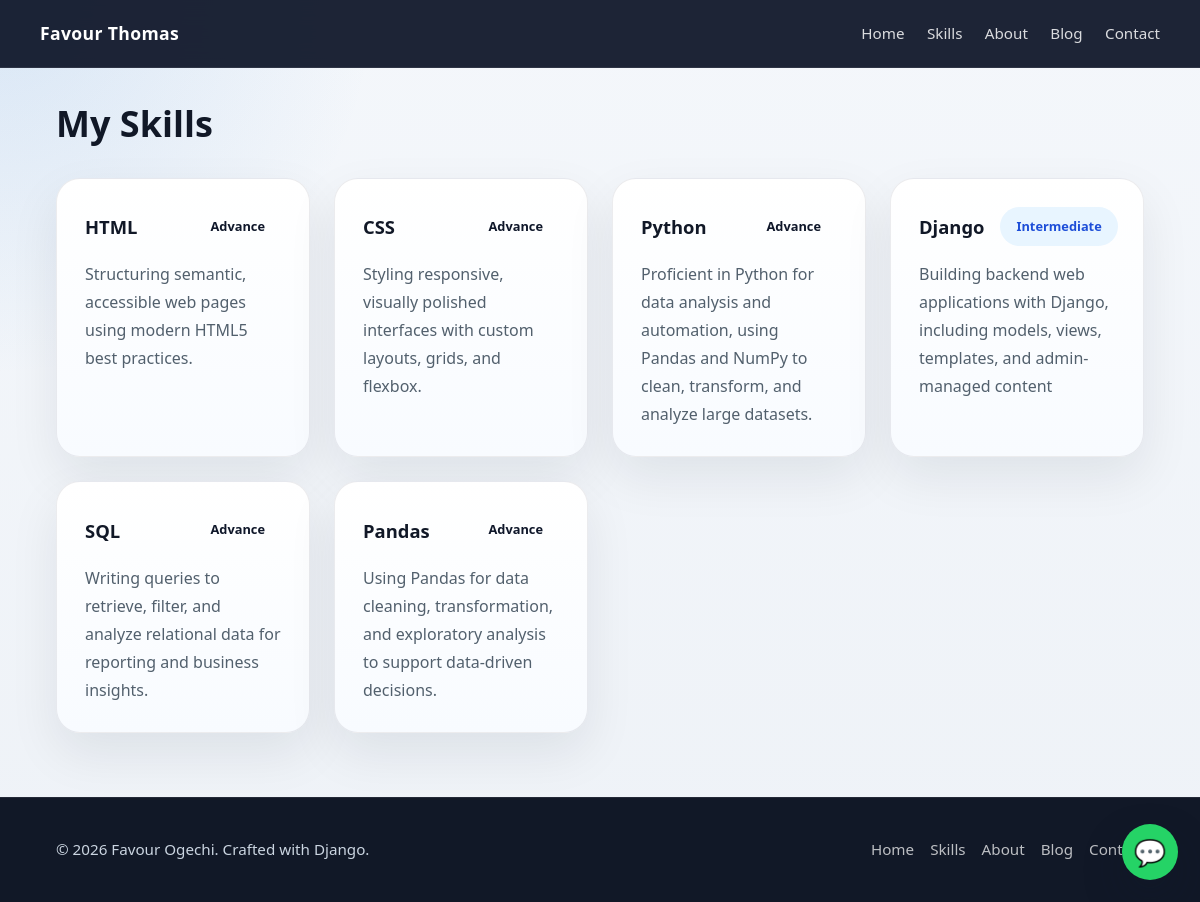
The app's page /skills/, older data.
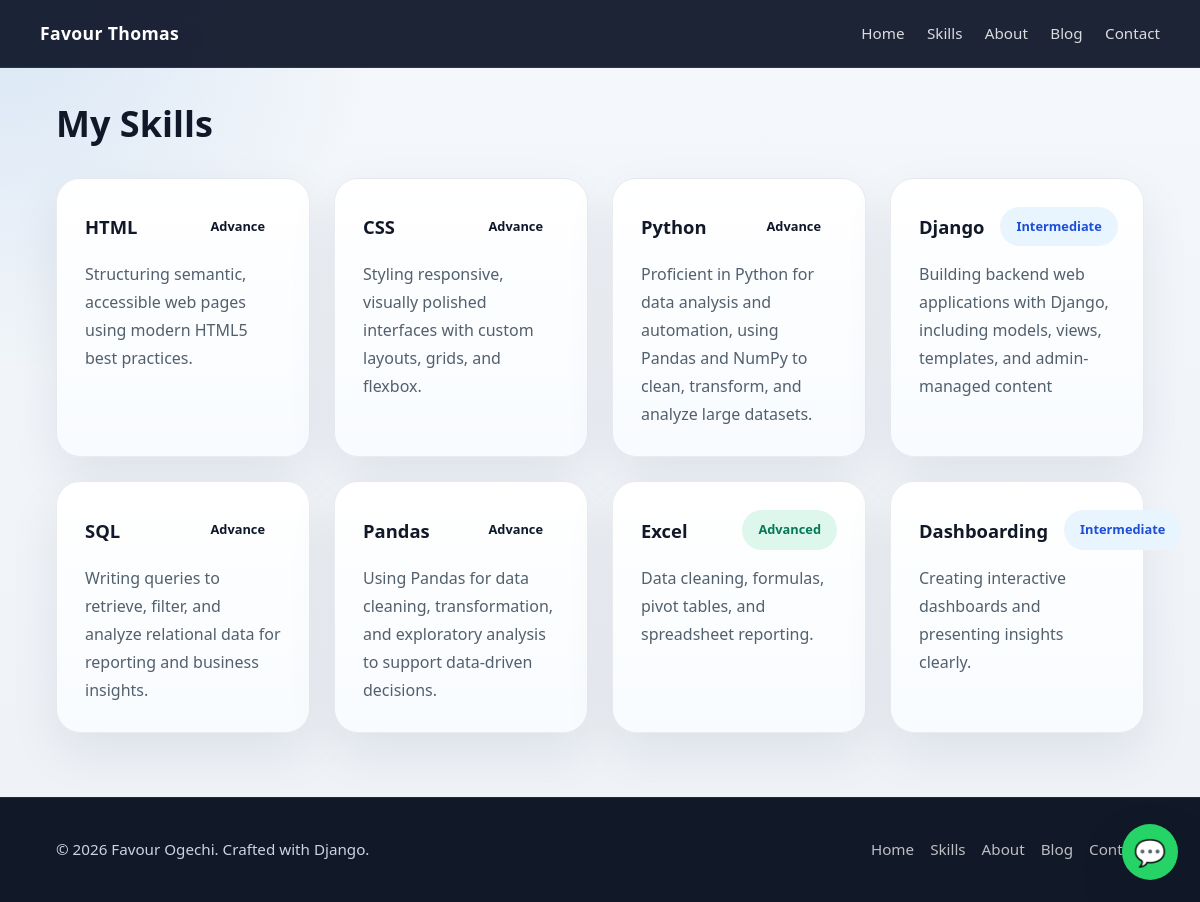
The same page, newer data.
### portfolio/models.py (models this page shows)
class Skill(models.Model):
    name = models.CharField(max_length=100)
    level = models.CharField(max_length=100)
    description = models.TextField()
    image = models.ImageField(upload_to='skills/', blank=True, null=True)

### portfolio/views.py (the view)
# urls.py: path('skills/', views.skills, name='skills'),
def skills(request):
    all_skills = Skill.objects.all()
    return render(request, 'portfolio/skills.html', {'skills': all_skills})

### templates/portfolio/skills.html (shortened to what this page needs)
{% extends 'base.html' %}
{% block content %}
<h1 class="section-title">My Skills</h1>
<div class="skills-grid">
    {% for skill in skills %}
    <div class="skill-card">
        <div class="skill-card-header">
            <h3>{{ skill.name }}</h3>
            <span class="skill-level level-{{ skill.level|lower }}">{{ skill.level }}</span>
        </div>
        <p>{{ skill.description }}</p>
    </div>
    {% empty %}
    <p>No skills available at the moment.</p>
    {% endfor %}
</div>
{% endblock %}

### templates/base.html (shortened to what this page needs)
{% load static %}
<!DOCTYPE html>
<html lang="en">
<head>
    <link rel="stylesheet" href="{% static 'css/style.css' %}">
</head>
<body>
<nav class="site-nav">
    <div class="nav-inner">
        <a href="{% url 'home' %}" class="brand">Favour Thomas</a>
        <div class="nav-links">
            <a href="{% url 'home' %}">Home</a>
            <a href="{% url 'skills' %}">Skills</a>
            <a href="{% url 'about' %}">About</a>
            <a href="{% url 'blog_list' %}">Blog</a>
            <a href="{% url 'contact' %}">Contact</a>
        </div>
    </div>
</nav>
<div class="container">
    {% block content %}
    {% endblock %}
</div>
<a href="https://wa.me/2348166260351" target="_blank" class="whatsapp-float" aria-label="Chat on WhatsApp">💬</a>
<footer class="site-footer">
    <div class="container footer-inner">
        <p>&copy; 2026 Favour Ogechi. Crafted with Django.</p>
        <nav class="footer-links" aria-label="Footer navigation">
            <a href="{% url 'home' %}">Home</a>
            <a href="{% url 'skills' %}">Skills</a>
            <a href="{% url 'about' %}">About</a>
            <a href="{% url 'blog_list' %}">Blog</a>
            <a href="{% url 'contact' %}">Contact</a>
        </nav>
    </div>
</footer>
</body>
</html>

### static/css/style.css (style rules this page uses)
* { box-sizing: border-box; }
html { scroll-behavior: smooth; }
body { margin: 0; min-height: 100vh; overflow-x: hidden; font-family: 'Segoe UI', 'Segoe UI Variable', system-ui, sans-serif; background: radial-gradient(circle at top left, rgba(74,144,217,0.16), transparent 25%), linear-gradient(180deg, #f4f7fb 0%, #eef2f7 100%); color: var(--text); line-height: 1.7; }
a { color: inherit; text-decoration: none; }
.container { width: min(96%, 1120px); margin: 0 auto; padding: 0 1rem; }
section, .card, .skill-card, .form-card, .blog-card, .section-about, .section-projects { width: min(100%, 1120px); margin-left: auto; margin-right: auto; }
nav.site-nav { position: sticky; top: 0; z-index: 100; background: rgba(15,23,42,0.94); backdrop-filter: blur(14px); border-bottom: 1px solid rgba(255,255,255,0.08); }
.nav-inner { max-width: 1120px; margin: 0 auto; padding: 1rem 0; display: flex; align-items: center; justify-content: space-between; gap: 1rem; }
.brand { color: #ffffff; font-size: 1.1rem; font-weight: 700; letter-spacing: 0.02em; }
.nav-links { display: flex; align-items: center; gap: 1.4rem; }
.nav-links a { color: rgba(255,255,255,0.84); font-size: 0.95rem; font-weight: 500; position: relative; padding: 0.3rem 0; }
.nav-links a::after { content: ''; position: absolute; left: 0; right: 0; bottom: -0.2rem; height: 2px; background: transparent; transition: background 0.2s ease; }
.site-footer { background: #111827; color: #cbd5e1; border-top: 1px solid rgba(255,255,255,0.08); padding: 1.5rem 0; }
.footer-inner { display: flex; flex-wrap: wrap; justify-content: space-between; align-items: center; gap: 1rem; }
.footer-links { display: flex; flex-wrap: wrap; gap: 1rem; }
.footer-links a { color: rgba(255,255,255,0.72); font-size: 0.95rem; }
.section-title { font-size: clamp(2rem, 3vw, 2.5rem); margin-bottom: 1rem; color: #111827; }
.card, .skill-card, .form-card, .blog-card { background: var(--surface); border: 1px solid rgba(15,23,42,0.08); border-radius: 24px; padding: 2rem; box-shadow: 0 20px 50px rgba(15,23,42,0.08); }
.skills-grid { display: grid; grid-template-columns: repeat(auto-fit, minmax(240px, 1fr)); gap: 1.5rem; margin-top: 1.5rem; }
.skill-card { padding: 1.75rem; background: linear-gradient(180deg, #ffffff 0%, #f8fbff 100%); transition: transform 0.25s ease, box-shadow 0.25s ease; }
.skill-card-header { display: flex; align-items: center; justify-content: space-between; gap: 1rem; margin-bottom: 0.9rem; }
.skill-card h3 { margin: 0; font-size: 1.15rem; color: #111827; }
.skill-card p { margin: 0; color: var(--muted); line-height: 1.75; }
.skill-level { white-space: nowrap; padding: 0.55rem 1rem; border-radius: 999px; font-size: 0.8rem; font-weight: 700; }
.level-intermediate { background: #e8f5ff; color: #1d4ed8; }
.level-advanced { background: #def7ec; color: #047857; }
footer { background: #111827; color: #e2e8f0; text-align: center; padding: 1.25rem 0; font-size: 0.95rem; border-top: 1px solid rgba(255,255,255,0.08); margin-top: 4rem; }
.whatsapp-float { position: fixed; bottom: 22px; right: 22px; width: 56px; height: 56px; background-color: #25d366; color: #ffffff; border-radius: 50%; display: flex; align-items: center; justify-content: center; font-size: 26px; text-decoration: none; box-shadow: 0 18px 40px rgba(15,23,42,0.25); z-index: 1000; }

Row changes from the older to the newer data that the page shows:
added Skill: name "Excel", level "Advanced", description "Data cleaning, formulas, pivot tables, and spreadsheet reporting."
added Skill: name "Dashboarding", level "Intermediate", description "Creating interactive dashboards and presenting insights clearly."
